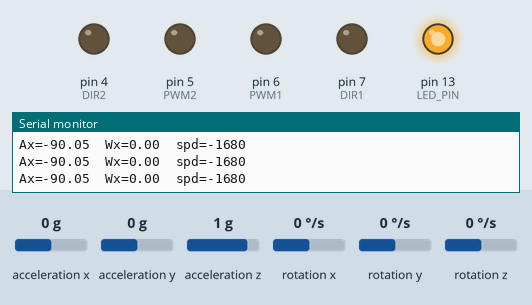
Simulated run of this sketch. Board: Arduino Uno, built with avr-gcc and run on an emulated ATmega328P. Parts: output pins drawn as LEDs (lit = HIGH), the last lines printed to the serial monitor. The test bench sets the inputs (shaded band); at power-on: rotation x 0 °/s, acceleration z 1 g, acceleration x 0 g, acceleration y 0 g, rotation y 0 °/s, rotation z 0 °/s.

Above: at 1.7 s.
1.8 s: rotation x set to 100 °/s
At 4.6 s:
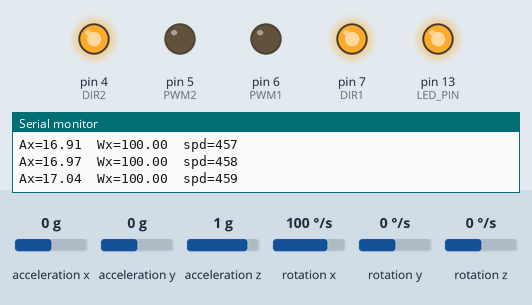
4.8 s: acceleration z set to -1.4 g
7.8 s: rotation x set to -100 °/s
At 10.73 s:
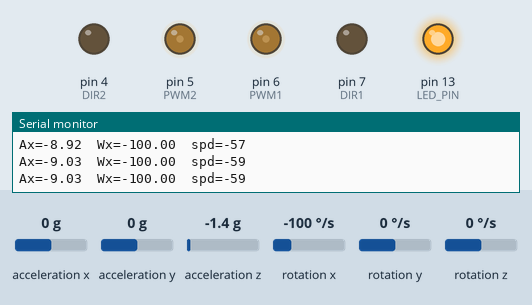
10.8 s: rotation x set to 192 °/s
At 11.4 s:
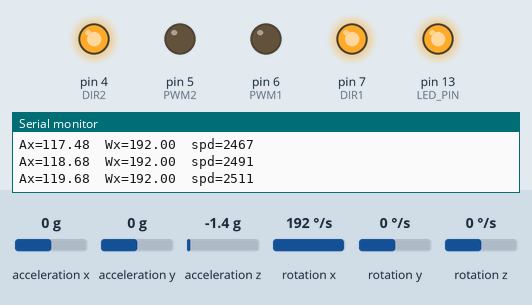
Timing chart, 0 to 13.3 s (numbered marks = the images above; inputs shaded):
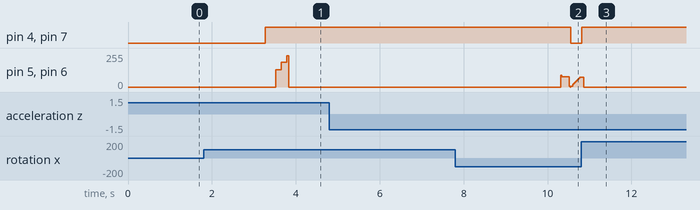

The sketch:

mpu6050_jiaodu.ino
```cpp
#include <I2Cdev.h>
#include <MPU6050.h>
#include <Wire.h>

float X_jiaodu=-6;
long s=0,last=0;
float P = 20, D = 0.012; //PID调参数位置
//====================
MPU6050 accelgyro;
int DIR1 = 7, PWM1 = 6, PWM2 = 5, DIR2 = 4; //驱动板引脚定义
int16_t ax, ay, az;
int16_t gx, gy, gz; //存储原始数据
float aax, aay, aaz, ggx, ggy, ggz; //存储量化后的数据
float Ax, Ay, Az; //单位 g(9.8m/s^2)
float Gx, Gy, Gz; //单位 °/s
float Angel_accX, Angel_accY, Angel_accZ; //存储加速度计算出的角度
long LastTime, NowTime, TimeSpan; //用来对角速度积分的
#define LED_PIN 13

bool blinkState = false;
void set(int a)
{
  analogWrite(PWM1, abs(a));
  analogWrite(PWM2, abs(a));
  if (a > 0)
  {
    digitalWrite(DIR1, HIGH);
    digitalWrite(DIR2, HIGH);
  }
  else if (a < 0) {
    digitalWrite(DIR1, LOW);
    digitalWrite(DIR2, LOW);
  }
  else {
    digitalWrite(PWM1, LOW);
    digitalWrite(PWM2, LOW);
  }
}
void jishu(){
  //正交解码
  if(PIND&0X04)s++;
  else s--;
}
void setup()//MPU6050的设置都采用了默认值，请参看库文件
{
  digitalWrite(PWM1, LOW);
  digitalWrite(PWM2, LOW);
  pinMode(DIR1, OUTPUT);
  pinMode(DIR2, OUTPUT);
  pinMode(PWM1, OUTPUT);
  pinMode(PWM2, OUTPUT);
  pinMode(2,INPUT); //编码器引脚初始化
  digitalWrite(DIR1, LOW);
  digitalWrite(DIR2, LOW); //首先默认输出低电平防止电机转动
  pinMode(LED_PIN, OUTPUT);
  delay(500);
  Wire.begin();
  Serial.begin(57600);
  Serial.println("Initializing I2C device.....");
  accelgyro.initialize();
  Serial.println("Testing device connections...");
  Serial.println(accelgyro.testConnection() ? "MPU6050 connection successful" : "MPU6050 connection failure");
  accelgyro.getMotion6(&ax, &ay, &az, &gx, &gy, &gz);
  Ax = ax / 16384.00;
  Ay = ay / 16384.00;
  Az = az / 16384.00;
  Angel_accZ = atan(Az / sqrt(Ax * Ax + Ay * Ay)) * 180 / 3.14; //这部分是空间几何知识
  Gx = -Angel_accZ; //首先初始化的时候Gx先设置为加速度换算出来的角度
  Serial.println(Gx);
  if (!(Gx < 180 && Gx > -180))setup(); //有问题的话就重新初始化一下
  digitalWrite(13,1);
  //attachInterrupt(1, jishu, RISING); //这里是编码器计数中断
}
char rec;
int speed;
void loop()
{
  //speed=s-last;
  //last=s;
  accelgyro.getMotion6(&ax, &ay, &az, &gx, &gy, &gz); //获取三个轴的加速度和角速度
  //======一下三行是对加速度进行量化，得出单位为g的加速度值
  Ax = ax / 16384.00;
  Ay = ay / 16384.00;
  Az = az / 16384.00;
  //==========以下三行是用加速度计算三个轴和水平面坐标系之间的夹角
  Angel_accX = atan(Ax / sqrt(Az * Az + Ay * Ay)) * 180 / 3.14;
  Angel_accY = atan(Ay / sqrt(Ax * Ax + Az * Az)) * 180 / 3.14;
  Angel_accZ = atan(Az / sqrt(Ax * Ax + Ay * Ay)) * 180 / 3.14;
  //==========以下三行是对角速度做量化==========
  ggx = gx / 131.00;
  ggy = gy / 131.00;
  ggz = gz / 131.00;
  //===============以下是对角度进行积分处理====== ==========
  NowTime = millis(); //获取当前程序运行的毫秒数
  TimeSpan = NowTime - LastTime; //积分时间这样算不是很严谨
  LastTime = NowTime;
  //下面这行是互补滤波,短期来看陀螺仪很准,所以比重是99.5%,但是陀螺仪有累积误差,所以需要加速度来互补,这里用减号是因为加速度算出来方向是反的
  Gx = (Gx + ggx * TimeSpan / 1000)*0.995-0.005*Angel_accZ;
  int spd;
  spd = (Gx - X_jiaodu) * P - ggx * D;
  if (abs(spd)<250)set(spd);
  else {
    set(0);
   /* while (1) //等待串口传回数据再接着跑
      if (Serial.read() > 0) {
        setup();
        break;
      }
      */
  }
  //==============================
  Serial.print("Ax=");
  Serial.print(Gx);
  Serial.print("\tWx=");
  Serial.print(ggx);
  Serial.print("\tspd=");
  Serial.println(spd);
}
```

Measured:
- after the input at 1.8 s, pin 4 (DIR2), pin 7 (DIR1): LOW → HIGH after 1.5 s; pin 5 (PWM2), pin 6 (PWM1): 0/255 → 131/255 after 1.7 s, → 187/255 0.13 s later, → 0/255 0.12 s later
- after the input at 7.8 s, pin 4 (DIR2), pin 7 (DIR1): HIGH → LOW after 2.8 s
- after the input at 10.8 s, pin 4 (DIR2), pin 7 (DIR1): LOW → HIGH at once
